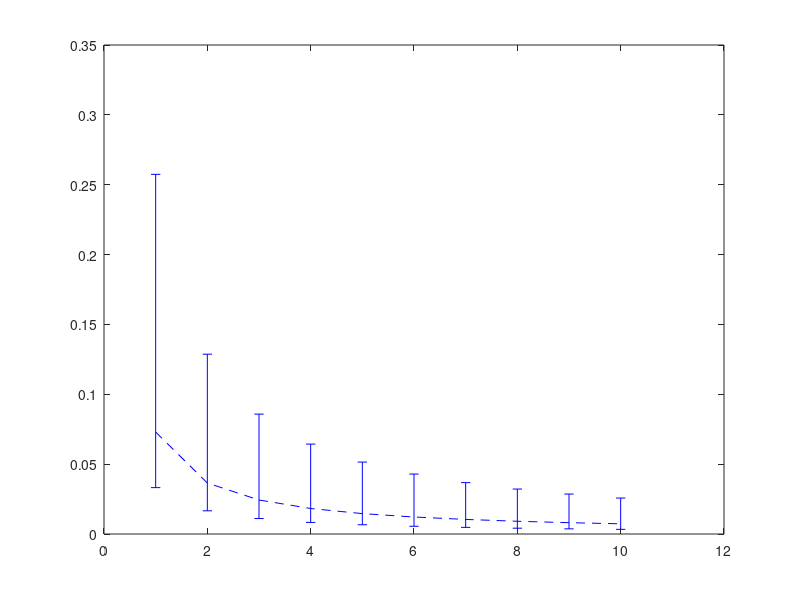

Recreate this plot in MATLAB. (Note: this script raises an error after producing the figure.)
%% This Matlab script can be used to reproduce Figure 2.7 in the monograph:
%Ozlem Tugfe Demir, Emil Bjornson and Luca Sanguinetti (2021),"Foundations of User-Centric Cell-Free Massive MIMO", 
%Foundations and Trends in Signal Processing: Vol. 14: No. 3-4, pp 162-472. DOI: 10.1561/2000000109
%Empty workspace and close figures 
close all; clear all;%Set the side length of the simulation area
squareLength = 400;

%Total number of APs
nbrOfAPs = 64;

%Number of realizations of the random AP locations
nbrOfSetups = 10000; % default is 100000;

%Define a function to compute the large-scale fading as function of the
%horizontal distance  measured in meter. The AP is 10 meter above the UE.
largescaleFading = @(hor_dist) db2pow(-30.5-36.7*log10(sqrt(hor_dist.^2+10^2)));

%Set the standard deviation of the shadow fading
shadowFadingStd = 4;
%The UE is in the center of the simulation area
UElocation = (squareLength/2)*(1+1i);
%Prepare to save the simulation results
variance = zeros(nbrOfSetups,length(nbrOfAPs));

%% Go through all random realizations of the AP locations
for n = 1:nbrOfSetups    
    %Generate random AP locations with uniform distribution
    APcellfree = squareLength*(rand(nbrOfAPs,1)+1i*rand(nbrOfAPs,1));    
    %Compute distances to the APs
    distances = abs(APcellfree - UElocation);    
    %Compute large-scale fading based on the model in (2.16)
    beta = largescaleFading(distances) .* 10.^(shadowFadingStd*randn(nbrOfAPs,1)/10);    
    %Compute the variance value in (2.26) without the 1/N term
    variance(n) = sum(beta)/(sum(sqrt(beta)))^2;    
end

%Range of number of AP antennas
Nrange = 1:10;
%Compute the median with respect to the AP locations
medianVariance = median(variance);
%Compute an interval that contains 90% of the realizations
varianceSorted = sort(variance,'ascend');
lowLimit = medianVariance - varianceSorted(round(0.05*nbrOfSetups));
highLimit = varianceSorted(round(0.95*nbrOfSetups)) - medianVariance;

%% Plot simulation results
figure;
hold on; box on;
errorbar(Nrange,medianVariance./Nrange,lowLimit./Nrange,highLimit./Nrange,'b--','LineWidth',2);
plot(Nrange,(1/64)*ones(size(Nrange)),'k:','LineWidth',2);
xlabel('Number of antennas ($N$)','Interpreter','latex');
ylabel('Variance of channel hardening','Interpreter','latex');
legend({'Cell-free','Reference case'},'Interpreter','latex','Location','NorthEast');
set(gca,'fontsize',16);
ylim([0 0.3]);
Post_plot;